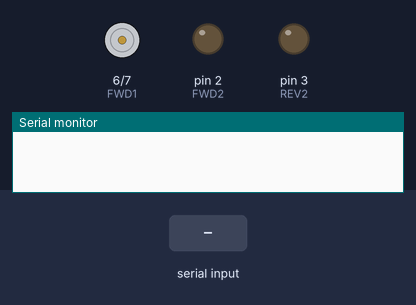
Bench run of a sketch on a simulated Arduino Uno, built with avr-gcc and run on an emulated ATmega328P. On the bench: motor-driver pin pairs drawn as motors (green arrow = first pin HIGH = forward, orange = second pin HIGH = backward, longer = more drive), output pins drawn as LEDs (lit = HIGH), the last lines printed to the serial monitor. The test bench sets the inputs (shaded band).

Above: at 1.2 s.
1.3 s: "w" received over Serial
At 2.5 s:
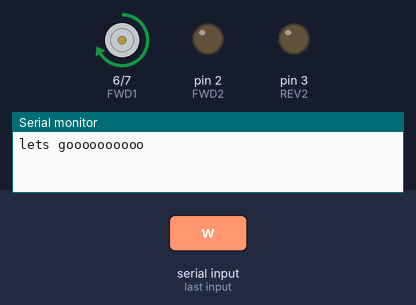
2.8 s: "s" received over Serial
At 3.7 s:
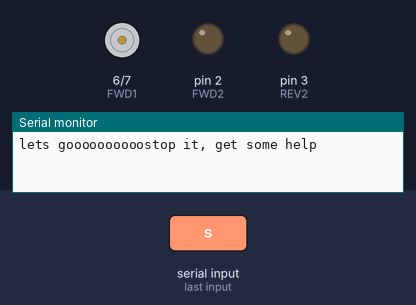
Timing chart, 0 to 5.8 s (numbered marks = the images above; inputs shaded):
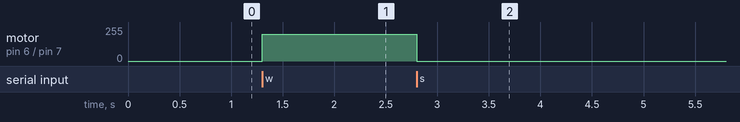

The sketch:

arduinoScript.ino
```cpp
#include <NewPing.h>
// THE TIRES OF THE ARDUINO
const int REV1 = 7;
const int FWD1 = 6;
const int REV2 = 3;
const int FWD2 = 2;
const int serialPort = 9600;

void setup() {
  // put your setup code here, to run once:
  pinMode(REV1, OUTPUT);
  pinMode(FWD1, OUTPUT);
  pinMode(REV2, OUTPUT);
  pinMode(FWD2, OUTPUT);
  Serial.begin(serialPort);
}

void loop() {
//  // put your main code here, to run repeatedly:
//  for (int i = 0; i < 255; i++) {
//    analogWrite(FWD1, i);
//    analogWrite(FWD2, i);
//
//    delay(50);
//  }
//  analogWrite(FWD1, 0);
//  analogWrite(FWD2, 0);
  if(Serial.available() > 0){
    char inchar= Serial.read();
    if(inchar == 'w'){
      analogWrite(FWD1, 200);
      Serial.write("lets goooooooooo");
    }
    if(inchar == 's'){
      analogWrite(FWD1, 0);
      Serial.write("stop it, get some help");
    }
  }

  //delay(1000);
}
```

Measured:
- after the input at 1.3 s, motor on pin 6 (FWD1) / pin 7 (REV1): stopped → forward 200/255 at once
- after the input at 2.8 s, motor on pin 6 (FWD1) / pin 7 (REV1): forward 200/255 → stopped at once
